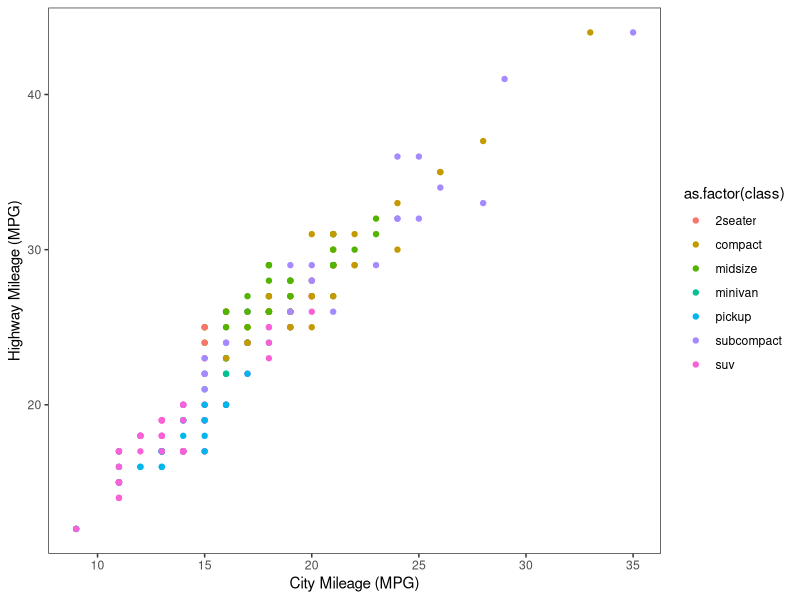
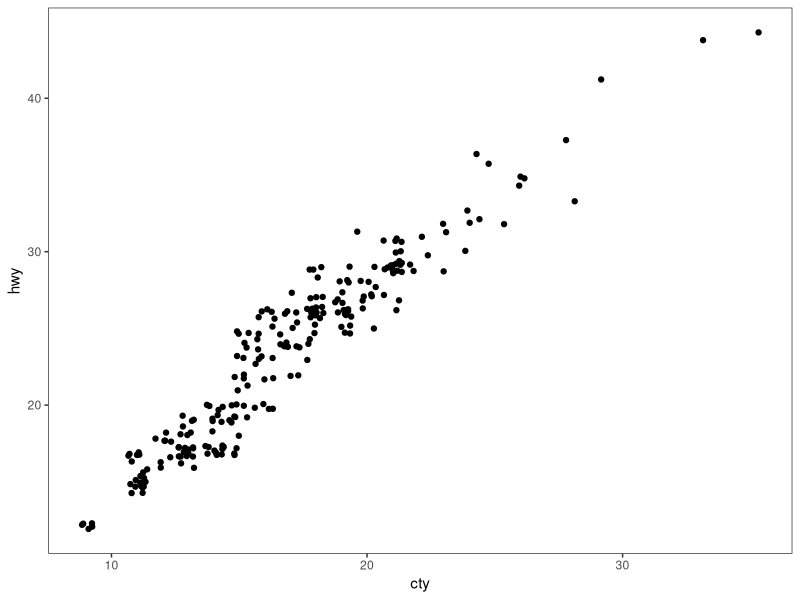
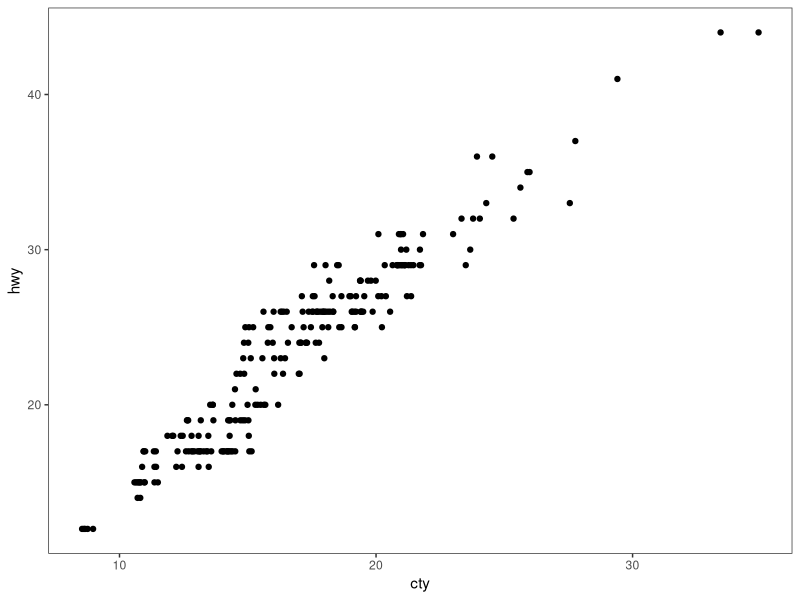
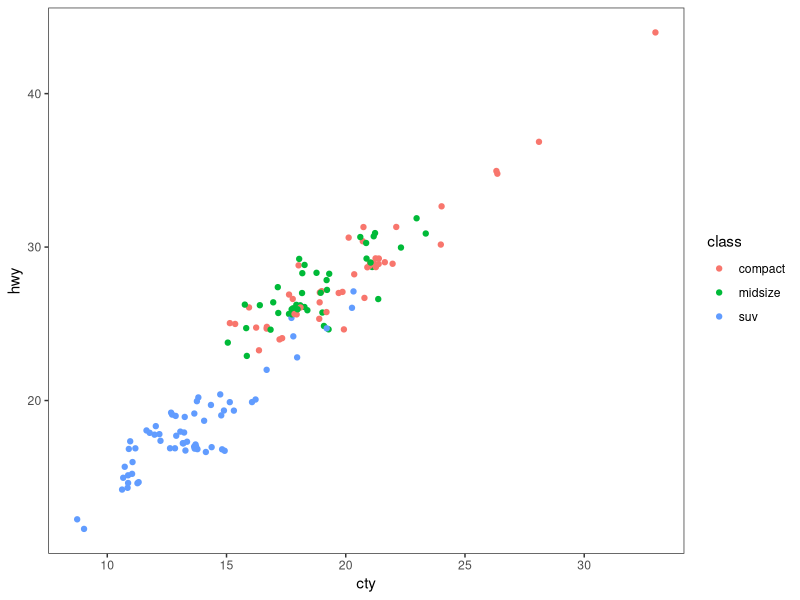
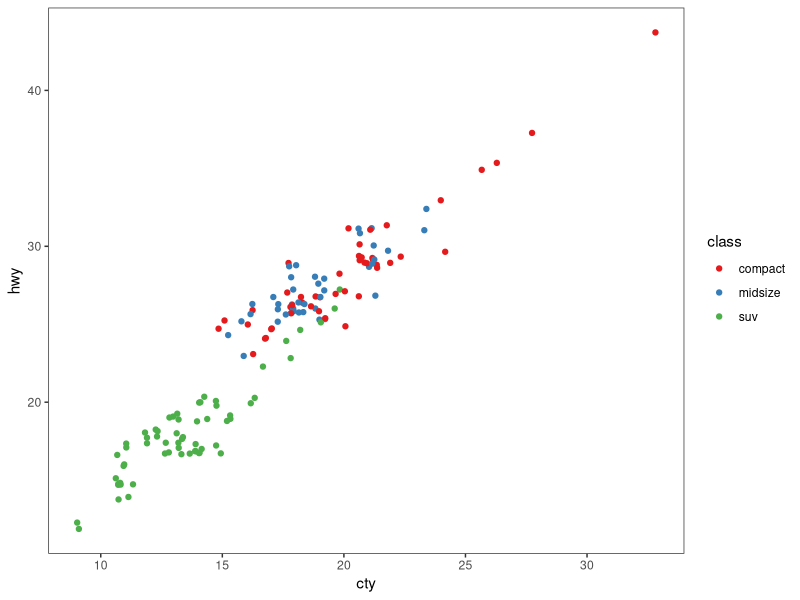
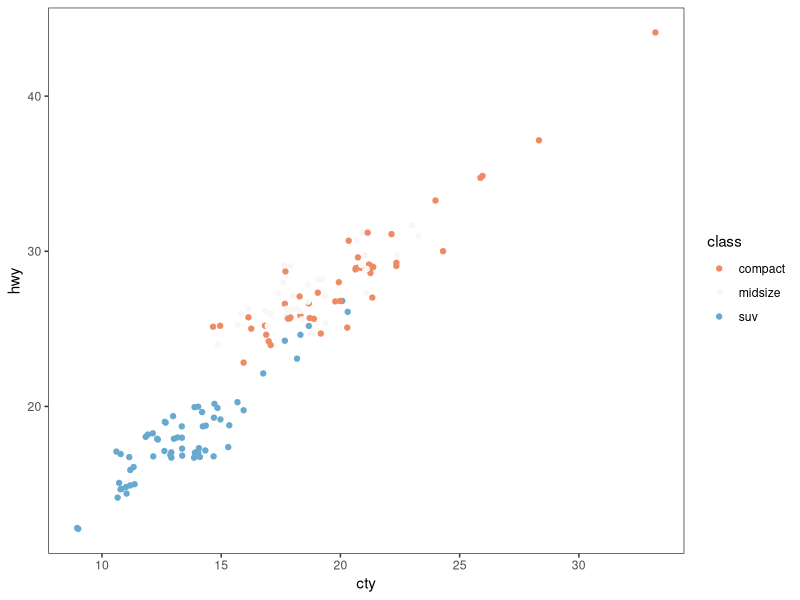
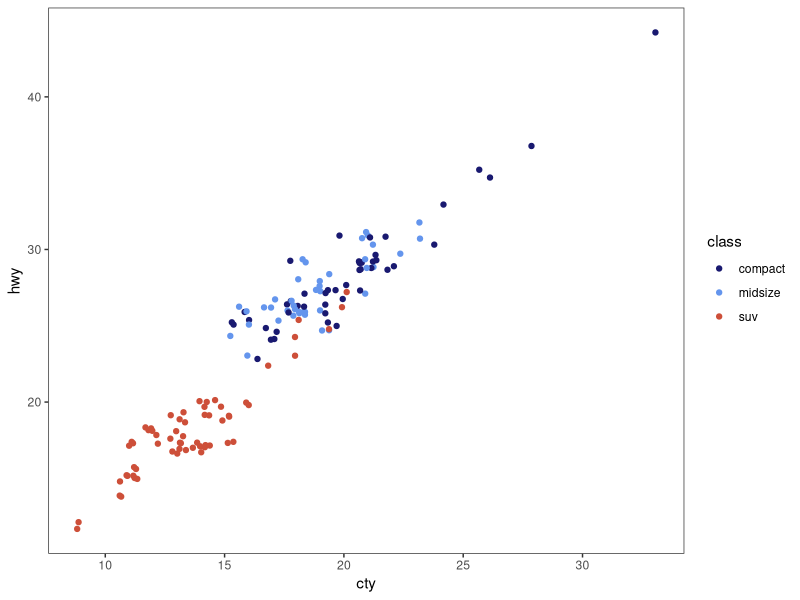
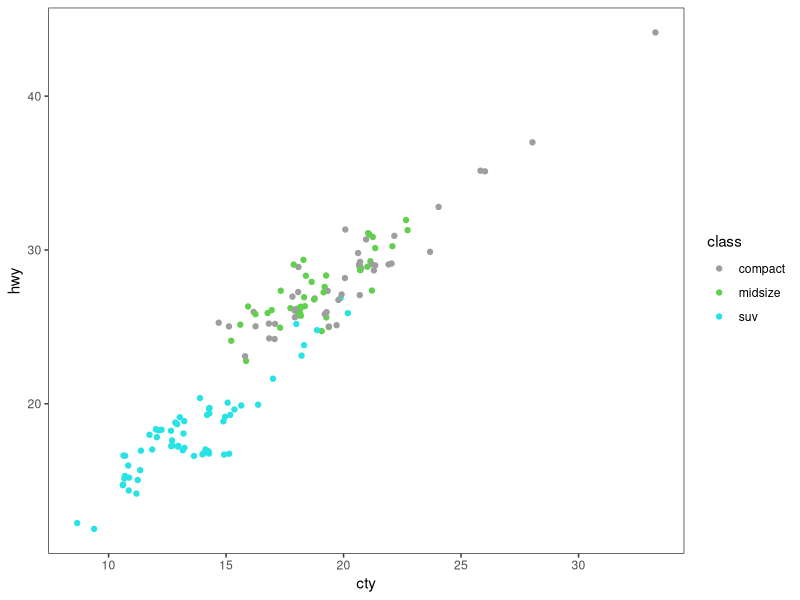

Source code (R) for these figures, in order: (Note: this script raises an error after producing the figures.)
# ---------------------------------------------------------- #
#### MODULE 3: Plot even more data!                       ####               
# ---------------------------------------------------------- #
# ctrl + f "@@@" to find where you left off last
library(ggplot2)
library(tidyverse)

## OBJECTIVE:
# 1. To develop a "grammar of graphics".
# 2. To become comfortable using ggplot2 for exploratory data visualization.


# ---------------------------------------------------------- #
#### SET UP:                                              ####
# ---------------------------------------------------------- #
# REMINDER: In RStudio, open the Rproject for our course (UNCG_DataWrangling), 
# pull any changes from GitHub, and navigate to the branch you created for 
# yourself (just a single branch for the whole semester) in RStudio's Git tab.
# Open this week's assignment in this new branch to complete and submit on GitHub.
# Ideally, you'll commit your answers a bit at a time as you work through
# this assignment, rather than committing all at once at the end.

# Reminder of some helpful resources for graphing in R:
# ggplot Cookbook: http://www.cookbook-r.com/Graphs/
# Official ggplot2 Book: https://ggplot2-book.org/
# Themes in ggplot2: https://ggplot2-book.org/polishing.html#themes

# In ggplot2, aesthetic means “something you can see”. Each aesthetic is a
# mapping between a visual cue and a variable.
# Examples include:
# position (i.e., on the x and y axes)
# color (“outside” color)
# fill (“inside” color)
# shape (of points)
# line type
# size

# Each type of geometric object (geom) accepts only a subset of all aesthetics.
# Refer to the geom help pages to see what mappings each geom accepts. Aesthetic
# mappings are set with the aes() function.

# TASK: We will be using the ggplot2 package for graphing. Fortunately, ggplot2 
# is nested within the tidyverse package (along with many others).
# Start by writing code to load the tidyverse library.
# HINT: see the end of assignment #1 if you forgot how to load a package.


# TASK: Write code below to set your theme to black and white and both your major
# AND minor gridlines to element_blank for all plots you'll be making today.
# HINT: Check back to last week's assignment section 1.9 for setting themes for
# all plots.

theme_set(theme_bw())
theme_update(panel.grid.major = element_blank(),
             panel.grid.minor = element_blank())

# ---------------------------------------------------------- #
#### 1.0 CORRELATION                                      ####
# ---------------------------------------------------------- #

# We learned how to make correlations last week, but it never hurts to get
# more practice! Let's start by using a data set built into ggplot2.
# The mpg dataset looks at the gas efficiency of different cars. Run the following
# code to load the data:
data(mpg, package = "ggplot2")

# TASK: Create a scatterplot (i.e., a dot plot) to relate city and highway mileage.
# Color the points by the class of car (class column) and label the x and y axis 
# to be more informative (City Mileage (MPG) vs Highway Mileage (MPG)).
# HINT: Refer back to last week's assignment or the ggplot help resources if you 
# forget how to make a scatterplot.

ggplot(mpg, aes(x = cty, y = hwy)) +
  geom_point(aes(color=as.factor(class))) +
  xlab("City Mileage (MPG)") +
  ylab("Highway Mileage (MPG)")

# Looks alright, but the graph may be hiding some information...
# QUESTION: How many data points are in the mpg dataframe?

    # 234 objects

# QUESTION: Approximately how many dots are in the graph you just made? How does
# that compare to the number of observations in the dataframe?

    # about 78 points on the plot, which is much much smaller

# Try another correlation-focused geom that addresses this problem by running
# the following code:
ggplot(data=mpg, aes(x=cty, y=hwy)) + 
  geom_jitter()


# QUESTION: What happened when you created the plot with geom_jitter?

    # it plotted the data but added some noise to the point positions

# QUESTION: Run the code to create a plot using geom_jitter a second time. Then run it
# again and again. What happens each time? Why is this happening?

    # each time its very slightly different, probably because thhe jitter moves the points randomly by a small amount, rather than by a set amount for each point

# TASK: The default in geom_jitter is to jitter (or slightly move) the points away
# from each other in both the x and y directions. Check the help file for geom_jitter
# and write code below to make a graph where you jitter points in only the x-dimension
# by 0.5.

ggplot(mpg, aes(x=cty, y=hwy)) +
  geom_jitter(width = .5, height = 0)

# ---------------------------------------------------------- #
#### 1.1 DETOUR! COLORS, COLORS, COLORS                   ####
# ---------------------------------------------------------- #

# Our world is so colorful, and our graphs can be too! But we want to be mindful
# of our color choices to not only be beautiful, but also informative and accessible.

# TASK: Create a new dataframe that filters our mpg data down to only information
# for car classes compact, midsize, and suv using an %in% statement. Name your 
# new dataframe mpgSubset.
# HINT: Refer back to the Transform assignment if you want help with %in% (or 
# try googling!)

mpgSubset <- mpg %>% 
  mutate(class = ifelse(class %in% c("compact", "midsize", "suv"), class, NA)) %>% 
  drop_na(class)

# ggplot has lots of nice (and some not so nice) built-in color palettes that we 
# can use to fill our bars with color. Try running the following code:
ggplot(data=mpgSubset, aes(x=cty, y=hwy, color=class)) +
  geom_jitter()

# The code above supplies us with ggplot's default color palette, which I find not
# so pleasing. Let's try to change this!

# We can add a statement specifying the scale of colors we would prefer. One way
# to do this is to use other pre-set palettes from ggplot. Run the code below to 
# ask ggplot to use the color brewer's palette called Set 1.
ggplot(data=mpgSubset, aes(x=cty, y=hwy, color=class)) +
  geom_jitter() +
  scale_color_brewer(palette="Set1")

# Alternatively, we could use the "RdBu" palette:
ggplot(data=mpgSubset, aes(x=cty, y=hwy, color=class)) +
  geom_jitter() +
  scale_color_brewer(palette="RdBu")

# QUESTION: Investigate the color brewer's range of palettes at this website: 
# https://r-graph-gallery.com/38-rcolorbrewers-palettes.html
# What do you notice about the colors chosen from each of the palettes that we
# used above? (i.e., does it use the first three colors in the palette? The last
# three? Some other combination?)

    # for set 1 it just used the first 3 colors, but for RdBu it used the middle three

# We could also pick out EXACTLY which colors we want for our figure. 
# There are 4 main ways to specify colors in R:
### by name
### by number
### by Hex code
### with the rgb() function

# By Name: R allows you to call more than 600 colors by name! Run the following
# code to see a list:
colors()

# We can put in the colors we chose for each variable by adding the 
# scale_color_manual() function to our plot. Try it out by running the following
# code:
ggplot(data=mpgSubset, aes(x=cty, y=hwy, color=class)) +
  geom_jitter() +
  scale_color_manual(values=c('midnightblue', 'cornflowerblue', 'tomato3'))


# You can also chose colors by number, which are assigned in R.

# TASK: Copy and paste the code to make our scatterplot and replace the color names
# with three numbers of your choice (between 1 and 657). How does your new figure look?
# HINT: remember to remove the quotation marks when calling numbers.
ggplot(data=mpgSubset, aes(x=cty, y=hwy, color=class)) +
  geom_jitter() +
  scale_color_manual(values=c(48, 579, 333))

# QUESTION: How do you think you could figure out which color name belongs to
# each color number?
# HINT: Try creating a dataframe from color() by passing it into the
# as.data.frame() function.

colorFrame <- as.data.frame(colors())
    # you can get the number by just seeing the position of the color's name in the colors() list

# You can also chose colors by Hex code. A Hex color code is a 6-symbol code made
# of up to three 2-symbol elements (6 symbols in length all together). Each of 
# the 2-symbol elements represents a color value in the Red-Green-Blue (RGB) color
# scale from 0 to 255. Hex codes are written with a # in front of them. Let's try
# out calling our colors using hex code.
ggplot(data=mpgSubset, aes(x=cty, y=hwy, color=class)) +
  geom_jitter() +
  scale_color_manual(values=c('#191970', '#6495ED', '#FF6347'))

# There are two great things about hex codes. First, you can call ANY color you 
# want with a hex code. That is, you're not limited to the 657 colors that are
# in ggplot. By specifying the color by hex code, you can pick literally anything!

# TASK: Google the search term "color picker". This should bring up google's color
# picker (in addition to a billion other color picking websites). Use this color
# picker to generate the hex codes for three new colors of your choice. Then copy
# and paste the above code, replacing the hex codes with your color choices.
ggplot(data=mpgSubset, aes(x=cty, y=hwy, color=class)) +
  geom_jitter() +
  scale_color_manual(values=c('#4fb1db', '#4fd9db', '#4fdbb1'))

# The second great thing about hex codes is that you can control the transparency
# of your colors. Transparency is set in a hex code by adding two extra symbols
# to the end, which together make up the "alpha" element. Adding 00 to the end 
# of your hex code will make your color completely transparent, while adding FF 
# to the end will make it completely opaque. Any number/letters in-between will 
# result in partial transparency. You can find a complete list of transparencies
# between 0-100% here: https://gist.github.com/lopspower/03fb1cc0ac9f32ef38f4

# TASK: Try out transparency by copying and pasting your graph code below and
# adding the alpha element to the end of each of your hex codes to make your
# first color 0% transparent, your second color 50% transparent, and your third
# color 100% transparent.
ggplot(data=mpgSubset, aes(x=cty, y=hwy, color=class)) +
  geom_jitter() +
  scale_color_manual(values=c('#4fb1db00', '#4fd9db80', '#4fdbb1ff'))

# QUESTION: What happened to the point that you set to 100% transparent?

    # it disappears because its fully transparent

# Finally, we can set our colors using the rgb() function. This operates very
# similarly to the hex code, where you can pick exactly the color and transparency
# you want. Try it out by running the following code:
ggplot(data=mpgSubset, aes(x=cty, y=hwy, color=class)) +
  geom_jitter() +
  scale_color_manual(values=c(rgb(.10, .10, .44, .5), rgb(.39, .58, .93, .5), rgb(1.0, .39, .28, .5)))

# TASK: Modify the above code to make all of your points 50% transparent.

# There are so many inventive and artistic people in the world who have expanded
# the offerings for colors in ggplot. Check out some notable ones listed below
# when choosing colors for this assignment.
### Color-blind friendly palettes: https://github.com/JLSteenwyk/ggpubfigs
### Color palettes from vintage National Parks posters: https://github.com/katiejolly/nationalparkcolors
### Color palettes based on Wes Anderson movies: https://github.com/karthik/wesanderson
### Color palettes from famous Dutch paintings: https://github.com/EdwinTh/dutchmasters


# ---------------------------------------------------------- #
#### 1.2 DETOUR! LEGENDS                                  ####
# ---------------------------------------------------------- #

# When you specify colors in your ggplot code, R throws in a bonus legend for free!
# However, this legend is often not as clear or visually appealing as we might 
# prefer. But as with all geometric objects in ggplot, legends can be easily altered.

# Run the following code to create a scatter plot. Feel free to modify the colors
# as you prefer!
ggplot(data=mpgSubset, aes(x=cty, y=hwy, color=class)) +
  geom_jitter() +
  scale_color_manual(values=c('#4fb1db', '#4fd9db', '#4fdbb1'))

# QUESTION: Where did ggplot get the legend title and values from?

    # it pulled the title from the "class" column's name and the values from the values of that column

# We could change the title and values in our legend by altering the dataframe
# we are passing into ggplot. But that seems a bit drastic. Instead, we can 
# lean on the same code that specifies our color picks to alter the legend text.
# Try it out by running the following code:
ggplot(data=mpgSubset, aes(x=cty, y=hwy, color=class)) + 
  geom_jitter() + 
  scale_color_manual(values=c('#4fb1db', '#4fd9db', '#4ff5b1'),
                     # setting the colors for the legend and points
                     name='Class of Car', 
                     # setting the title of the legend
                     breaks=c('suv', 'midsize', 'compact'), 
                     # setting what values from the data frame are being used
                     labels=c('SUV', 'Midsize', 'Compact'))
                     # renaming the labels on the legend for those values


# TASK: Label each line of the code above with what it is doing.
# HINT: Check the scale_color_manual help file or ggplot Cookbook for more info.


# IMPORTANT: It is important to pay attention to the order you provide ggplot with 
# your color choices and legend labels! Try running the following code:
ggplot(data=mpgSubset, aes(x=cty, y=hwy, color=class)) + 
  geom_jitter() + 
  scale_color_manual(values=c('#4fb1db', '#4fd9db', '#4ff5b1'), 
                     name='Class of Car', 
                     breaks=c('suv', 'midsize', 'compact'), 
                     labels=c('Compact', 'SUV', 'Midsize')) 


# QUESTION: What is wrong with the code above? Why is it so important to be
# careful with the order you pass information into ggplot?

    # while the points are colored the same as they were before, the labels have been arranged incorrectly so that the legend misrepresents the class of the points

# While changing the legend text and factor order takes place in the scale_color_manual
# step, moving the legend around on the graph page is part of the graph theme. We
# can try this out using the code below:
ggplot(data=mpgSubset, aes(x=cty, y=hwy, color=class)) + 
  geom_jitter() + 
  theme(legend.position='bottom')


# TASK: Modify the code above to have the legend display along the bottom of
# the figure.


# We can also have the legend located within the area of the graph itself! We can 
# do this by specifying the coordinates for where the legend should go within the
# graph axes. First we set the legend position and then we set the anchoring 
# position by justifying the legend.
### bottom left: 0,0
### bottom right: 1,0
### top left: 0,1
### top right: 1,1

# Try it out by running the following code:
ggplot(data=mpgSubset, aes(x=cty, y=hwy, color=class)) + 
  geom_jitter() + 
  theme(legend.position=c(1,0), legend.justification=c(1,0))

# QUESTION: What happens if you don't include the code for legend justification
# above?
ggplot(data=mpgSubset, aes(x=cty, y=hwy, color=class)) + 
  geom_jitter() + 
  theme(legend.position=c(1,0))
    # the legend goes off the screed

# TASK: Copy and paste the code from above. Modify it to place the legend in the
# upper left part of the graph.
ggplot(data=mpgSubset, aes(x=cty, y=hwy, color=class)) + 
  geom_jitter() + 
  theme(legend.position=c(0,1), legend.justification=c(0,1))

# Finally, we might want to remove the legend altogether! We would do so by
# modifying the theme as well. 

# TASK: Check the ggplot cookbook to find the legends section. Read what it says 
# about removing the legend. Then copy and paste the graph code from above. Modify
# the code to remove the legend.
ggplot(data=mpgSubset, aes(x=cty, y=hwy, color=class)) + 
  geom_jitter() + 
  theme(legend.position="none")

# ---------------------------------------------------------- #
#### 2.0 DEVIATION                                        ####
# ---------------------------------------------------------- #

# Used to compare variation in values between small number of items (or categories) 
# with respect to a fixed reference.

# Whether the graphical type is a deviation graph or a composition graph (or a 
# ranking graph) may depend on the underlying data structure.

# We used geom_bar() last week with factor data to create a bar graph. But
# geom_bar() is a bit tricky because it can make EITHER a bar graph or a histogram
# depending on the data you give it. The default of geom_bar() is to set stat to 
# count so if you give it just a continuous x value, it will make a histogram. Try
# it with the following code:
ggplot(data=mpg, aes(x=hwy)) + 
  geom_bar()

# In order to have the geom create bars and not a histogram, you must:
# 1) Set stat = identity
# 2) Provide both an x and a y inside the aes(), where x is either a character 
# or factor and y is numeric.

# TASK: Create a dataframe of summary statistics for the mpg data, calculating the
# mean, standard deviation, and standard error for highway mpg grouping by class.
# Name the resulting dataframe highwayMPG and your new variables hwy_mean, hwy_sd,
# and hwy_se.
# HINT: Look back at the Transform assignment if you forget how to summarize the
# data. Also recall, standard error = 1.96*standard deviation.

highwayMPG <- mpg %>% 
  group_by(class) %>% 
  summarise(hwy_mean = mean(hwy), hwy_sd = sd(hwy), hwy_se = 1.96*hwy_sd) %>%
  ungroup()

# TASK: Create a bar graph showing the average highway MPG on the y-axis and 
# car class on the x-axis. Fill the bars by class. Add in error bar caps that are 20%
# the width pf the bars.
# HINT: Don't forget to change stat from the default in your geom_bar() statement!
ggplot(highwayMPG, aes(x=class, y=hwy_mean)) +
  geom_bar(stat="identity") +
  geom_errorbar(aes(ymin=hwy_mean-hwy_se, ymax=hwy_mean+hwy_se), width = 0.2)

# ---------------------------------------------------------- #
#### 2.1 DETOUR! COLORS AND LEGENDS, AGAIN                ####
# ---------------------------------------------------------- #

# Recall that some geometric elements require fills instead of (or sometimes in
# addition to) colors.

# TASK: Create a bar graph with the mpg summary stats with the following parameters:
# (1) Black bar outline
# (2) Bars filled with the color brewer palette "Dark2" using the scale_fill_manual
#     statement
# (3) No legend
# (4) Informative x- and y-axis labels. 

# HINT: Carefully consider whether your color and/or fill should go within an aes() 
# statement, the scale_fill_manual or scale_color_manual statements, or neither.
# If in doubt, try a bunch of ways until it looks how we want it. And consult 
# your helpful ggplot resources on the web.
ggplot(highwayMPG, aes(x=class, y=hwy_mean)) +
  geom_bar(stat="identity", aes(fill = as.factor(class), color = as.factor(class))) +
  scale_color_manual(values = c(rep("black", 7)),
                     breaks = class) +
  scale_fill_manual(values = palette('Dark2'),
                    breaks = class) +
  geom_errorbar(aes(ymin=hwy_mean-hwy_se, ymax=hwy_mean+hwy_se), width = 0.2) +
  xlab("Class of Vehicle") +
  ylab("Mean Highway Mileage (MPG)")

# ---------------------------------------------------------- #
#### 2.2 DETOUR! AXIS MODIFICATIONS                       ####
# ---------------------------------------------------------- #

# Run the following code, feeling free to modify colors as you prefer:
ggplot(data=highwayMPG, aes(x=class, y=hwy_mean, fill=class)) +
  geom_bar(stat='identity') 

# QUESTION: Where is ggplot getting the x-axis tick labels from?


# Often our tick labels are not the best. We can modify them to be more informative
# or visually appealing by directly modifying the dataframe, but again this feels
# a bit extreme. Instead, we can directly modify the scale of the axis. For axes
# that deal with categories, we are setting the discrete scale. Try it out by
# running the following code:
ggplot(data=highwayMPG, aes(x=class, y=hwy_mean, fill=class)) +
  geom_bar(stat='identity') +
  scale_x_discrete(labels=c('sport', 'compact', 'midsize', 'minivan', 'pickup', 'subcompact', 'SUV'))

# We can also change the scale of the continuous axes, including how large they are
# and where the tick marks fall as follows:
ggplot(data=highwayMPG, aes(x=class, y=hwy_mean, fill=class)) +
  geom_bar(stat='identity') +
  scale_y_continuous(breaks=seq(0, 50, 10)) +
  coord_cartesian(ylim=c(0,50))

# QUESTION: Try running the code above without the coord_cartesian() statement. 
# What is surprising about the resulting graph? Based on this result, what do you
# think the coord_cartesian() statement does?

# left off here last time @@@

# We can also add a statement into the scale discrete or continuous statements
# to name our axes, rather than putting in a whole separate step of xlab() or ylab().
# Try it out with the following code:
ggplot(data=highwayMPG, aes(x=class, y=hwy_mean, fill=class)) +
  geom_bar(stat='identity') +
  scale_x_discrete(name='Class of Car') +
  scale_y_continuous(name='Mean Highway MPG')


# Finally, we can flip our axes easily in ggplot as follows:
ggplot(data=highwayMPG, aes(x=class, y=hwy_mean, fill=class)) +
  geom_bar(stat='identity') +
  coord_flip()


# TASK: Let's put it all together. Make a graph of the mpg summary stats with the
# following specifications:
# (1) color by class of car using a color scheme of your choice (not the default)
# (2) plot the class of car on the x-axis and the highway MPG on the y axis
# (3) include better names for the x- and y-axis titles
# (4) include better names for the car classes
# (5) set the scale of the highway mpg to run from 0 to 30 with breaks every 5 
# (6) flip your axes
# (7) remove the legend


# ---------------------------------------------------------- #
#### 3.0 RANKING                                          ####
# ---------------------------------------------------------- #
# Used to compare the position or performance of multiple items with respect to 
# each other. Actual values matters somewhat less than the ranking.

# TASK: Create a dataframe of summary statistics for the mpg data, calculating the
# mean, standard deviation, and standard error for CITY mpg grouping by class.
# Name the resulting dataframe cityMPG and your new variables city_mean, city_sd,
# and city_se.
# HINT: Look back at the Transform assignment if you forget how to summarize the
# data. Also, standard error = 1.96*standard deviation.


# Now we want to plot our data in order from smallest to largest city MPG to get
# a ranking. To do so, we need to use the reorder() function to rearrange the data
# going into our x-axis.
ggplot(cityMPG, aes(x=reorder(class, city_mean), y=city_mean)) + 
  geom_bar(stat="identity")

# TASK: Recreate the above ranking figure to include the following:
# (1) class of car on the x-axis with informative axis and tick labels
# (2) MPG ordered from highest to lowest (hint: try google if you're unsure)
# (3) bars with dary grey outlines and filled by class with your favorite color scheme
# (4) error bars with end caps 30% the width of the bars
# (5) y-axis from 0 to 30 with tick marks every 5
# (6) no legend.


# ---------------------------------------------------------- #
#### 4.0 DISTRIBUTION                                     ####
# ---------------------------------------------------------- #
# When you have lots and lots of data points and want to study where and how the
# data points are distributed.

# Histograms can be accomplished with either geom_bar() or geom_histogram()
ggplot(mpg, aes(hwy)) + 
  geom_histogram()

# TASK: Recreate the graph above, but using geom_bar() instead


# TASK: Try making a histogram with the categorical variable 'manufacturer'.
# What error message do you get?


# QUESTION: What happens when you follow the advice of the error message and 
# make stat='count'?
ggplot(mpg, aes(manufacturer)) + 
  geom_histogram(stat="count")


# TASK: Make a boxplot comparing the distribution of cty (city mileage) for
# each class of car.
# HINT: Look back to last week if you forget how to make a boxplot.


# We can also make a different type of distribution, a violin plot using the 
# geom_violin statement as follows:
ggplot(mpg, aes(x=class, y=cty)) + 
  geom_violin()

# QUESTION: What does a violin plot show? Check google if you're unsure.


# ---------------------------------------------------------- #
#### 5.0 COMPOSITION                                      ####
# ---------------------------------------------------------- #
# Bar charts and pie charts are classic ways of showing composition of a dataset.

# TASK: Let's get some data for this task by determining the number of cars from 
# each car manufacturer in our mpg dataframe. We can do this as follows:
manufacturerFreq <- mpg %>% 
  group_by(manufacturer) %>% 
  summarize(frequency=length(manufacturer)) %>% 
  ungroup()

# TASK: Make a bar graph of the number of cars (frequency) by manufacturer using
# the dataframe we created above.


# We can switch the bar chart you created above into a pie chart simply by changing
# the coordinate system through a series of steps as follows:

ggplot(manufacturerFreq, aes(x=manufacturer, y=frequency)) +
  geom_bar(stat="identity") +
  coord_polar()

ggplot(manufacturerFreq, aes(x=manufacturer, y=frequency, fill=manufacturer)) +
  geom_bar(stat="identity") +
  coord_polar()

ggplot(manufacturerFreq, aes(x="", y=frequency, fill=manufacturer)) +
  geom_bar(stat="identity", width=1) +
  coord_polar()

ggplot(manufacturerFreq, aes(x="", y=frequency, fill=manufacturer)) +
  geom_bar(stat="identity", width=1) +
  coord_polar(theta="y")

ggplot(manufacturerFreq, aes(x="", y=frequency, fill=manufacturer)) +
  geom_bar(stat="identity", width=1) +
  coord_polar(theta="y", start=0) +
  theme_void() +
  theme(legend.title = element_text(size = 12.5), 
        legend.text  = element_text(size = 8.5),
        legend.key.size = unit(.75, "lines"))

# TASK: Annotate the code below to describe what each line does:
ggplot(manufacturerFreq, aes(x="", y=frequency, fill=manufacturer)) +
  geom_bar(stat="identity", width=1) +
  coord_polar(theta="y", start=0) +
  theme_void() +
  theme(legend.title = element_text(size = 12.5), 
        legend.text  = element_text(size = 8.5),
        legend.key.size = unit(.75, "lines"))


# ---------------------------------------------------------- #
#### 6.0 CHANGE                                           ####
# ---------------------------------------------------------- #

# Time series are often best visualized with line graphs. Let's try this out
# with some new data:
data("economics")

# TASK: Use the economics dataset to plot the number of people who are unemployed
# over time (unemploy vs date). Make a scatterplot, then connect the points with 
# lines using geom_line().
# HINT: use ?economics to get more information about this dataset.




# ---------------------------------------------------------- #
#### GROUPS AND MAPS                                      ####
# ---------------------------------------------------------- #

# Let's save these for group project options, this assignment is really long!









# REMEMBER: Save and push your script when you're done with this assignment!
